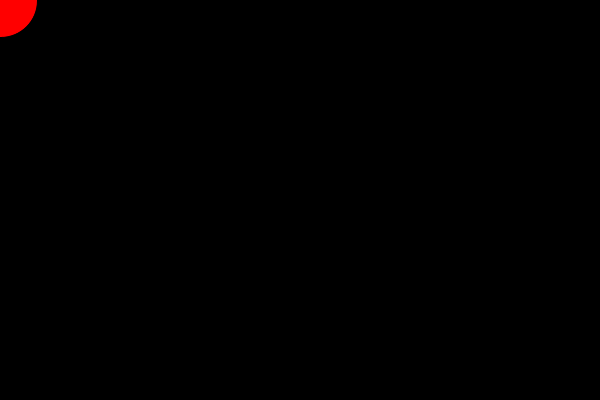
Frame 1 (no input)
Frame 60 (the mouse pressed at the canvas centre just before this capture): identical to frame 1, image omitted
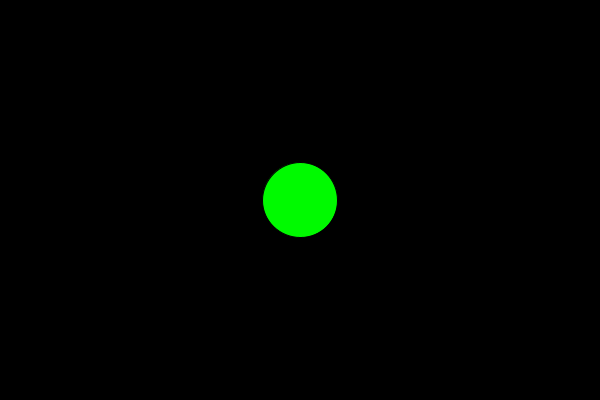
Frame 120 (the mouse held since frame 60 and released just before this capture)

The Processing sketch that drew these frames (run headless with seeded random() and noise(); from frame 60 on, the mouse is pressed at the canvas centre):

// Processing sketch: sketch_13_condicionales_elseif
// ── sketch_13_condicionales_elseif.pde

void setup () {
  fill (0);
  size (600, 400);
}

void draw() {
  background (0);

  if (mouseX<=200) {
    fill (255, 0, 0);
    println (mouseX+" es menor o igual a 200");
  } else if (mouseX>200 && mouseX<=400) {
    fill (0, 250, 0);
    println (mouseX+" está entre 200 y 400");
  } else if (mouseX>400) {
    fill (0, 0, 255);
    println (mouseX+ " es mayor de 400");
  }  

  ellipse (mouseX, mouseY, 75, 75);
}
